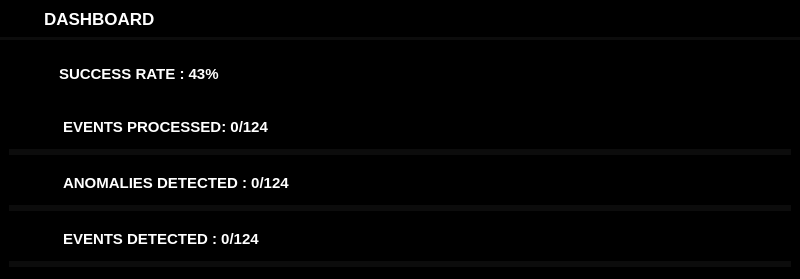
<?xml version="1.0" encoding="UTF-8"?>
<ui version="4.0">
 <class>MainWindow</class>
 <widget class="QMainWindow" name="MainWindow">
  <property name="geometry">
   <rect>
    <x>0</x>
    <y>0</y>
    <width>800</width>
    <height>279</height>
   </rect>
  </property>
  <property name="windowTitle">
   <string>MainWindow</string>
  </property>
  <property name="styleSheet">
   <string notr="true">background-color: black;
color: white;
Border: 0.5px solid white;

          </string>
  </property>
  <widget class="QWidget" name="centralwidget">
   <property name="styleSheet">
    <string notr="true">*{Border:0px}
QScrollBar:sub-page:vertical{background-color: #000000}
QScrollBar:add-page:vertical{background-color: #000000}
QScrollBar{background-color: #000000}
QScrollBar:sub-page:vertical{background-color: #000000} QScrollBar:add-page:vertical{background-color: #000000} QScrollBar{background-color: #000000}
QScrollBar::add-line:vertical { background-color: transparent}
QScrollBar::sub-line:vertical { background-color: transparent}
QScrollBar::handle:vertical {background-color: rgba(80, 80, 122, .25);}
QPushButton{color: gray}
QPushButton:hover{color: white}

QScrollBar:sub-page:horizontal{background-color: #000000}
QScrollBar:add-page:horizontal{background-color: #000000}
QScrollBar{background-color: #000000}
QScrollBar:sub-page:horizontal{background-color: #000000} QScrollBar:add-page:horizontal{background-color: #000000} QScrollBar{background-color: #000000}
QScrollBar::add-line:horizontal { background-color: transparent}
QScrollBar::sub-line:horizontal { background-color: transparent}
QScrollBar::handle:horizontal{background-color: rgba(80, 80, 122, .2);}

</string>
   </property>
   <layout class="QVBoxLayout" name="verticalLayout">
    <property name="spacing">
     <number>0</number>
    </property>
    <property name="leftMargin">
     <number>0</number>
    </property>
    <property name="topMargin">
     <number>0</number>
    </property>
    <property name="rightMargin">
     <number>0</number>
    </property>
    <property name="bottomMargin">
     <number>0</number>
    </property>
    <item>
     <widget class="QFrame" name="frame_2">
      <property name="maximumSize">
       <size>
        <width>16777215</width>
        <height>40</height>
       </size>
      </property>
      <property name="frameShape">
       <enum>QFrame::StyledPanel</enum>
      </property>
      <property name="frameShadow">
       <enum>QFrame::Raised</enum>
      </property>
      <layout class="QHBoxLayout" name="horizontalLayout">
       <property name="spacing">
        <number>0</number>
       </property>
       <property name="leftMargin">
        <number>0</number>
       </property>
       <property name="topMargin">
        <number>0</number>
       </property>
       <property name="rightMargin">
        <number>0</number>
       </property>
       <property name="bottomMargin">
        <number>0</number>
       </property>
       <item>
        <widget class="QPushButton" name="pushButton">
         <property name="sizePolicy">
          <sizepolicy hsizetype="Preferred" vsizetype="Preferred">
           <horstretch>0</horstretch>
           <verstretch>0</verstretch>
          </sizepolicy>
         </property>
         <property name="maximumSize">
          <size>
           <width>40</width>
           <height>16777215</height>
          </size>
         </property>
         <property name="styleSheet">
          <string notr="true">Border-Bottom: 3px solid rgba(255,255,255,0.05);
</string>
         </property>
         <property name="text">
          <string/>
         </property>
         <property name="icon">
          <iconset>
           <normaloff>icons/monitor.svg</normaloff>icons/monitor.svg</iconset>
         </property>
         <property name="iconSize">
          <size>
           <width>27</width>
           <height>27</height>
          </size>
         </property>
        </widget>
       </item>
       <item>
        <widget class="QLabel" name="label">
         <property name="font">
          <font>
           <pointsize>13</pointsize>
           <weight>75</weight>
           <bold>true</bold>
          </font>
         </property>
         <property name="styleSheet">
          <string notr="true">Border-Bottom: 3px solid rgba(255,255,255,0.05);
</string>
         </property>
         <property name="text">
          <string>DASHBOARD</string>
         </property>
         <property name="alignment">
          <set>Qt::AlignLeading|Qt::AlignLeft|Qt::AlignVCenter</set>
         </property>
        </widget>
       </item>
      </layout>
     </widget>
    </item>
    <item>
     <widget class="QFrame" name="frame">
      <property name="frameShape">
       <enum>QFrame::StyledPanel</enum>
      </property>
      <property name="frameShadow">
       <enum>QFrame::Raised</enum>
      </property>
      <layout class="QVBoxLayout" name="verticalLayout_2">
       <item>
        <widget class="QFrame" name="frame_6">
         <property name="maximumSize">
          <size>
           <width>16777215</width>
           <height>50</height>
          </size>
         </property>
         <property name="frameShape">
          <enum>QFrame::StyledPanel</enum>
         </property>
         <property name="frameShadow">
          <enum>QFrame::Raised</enum>
         </property>
         <layout class="QHBoxLayout" name="horizontalLayout_5">
          <property name="spacing">
           <number>0</number>
          </property>
          <property name="leftMargin">
           <number>0</number>
          </property>
          <property name="topMargin">
           <number>0</number>
          </property>
          <property name="rightMargin">
           <number>0</number>
          </property>
          <property name="bottomMargin">
           <number>0</number>
          </property>
          <item>
           <widget class="QPushButton" name="pushButton_5">
            <property name="sizePolicy">
             <sizepolicy hsizetype="Preferred" vsizetype="Preferred">
              <horstretch>0</horstretch>
              <verstretch>0</verstretch>
             </sizepolicy>
            </property>
            <property name="maximumSize">
             <size>
              <width>50</width>
              <height>16777215</height>
             </size>
            </property>
            <property name="text">
             <string/>
            </property>
            <property name="icon">
             <iconset>
              <normaloff>icons/sucess.svg</normaloff>icons/sucess.svg</iconset>
            </property>
            <property name="iconSize">
             <size>
              <width>23</width>
              <height>23</height>
             </size>
            </property>
           </widget>
          </item>
          <item>
           <widget class="QLabel" name="label_5">
            <property name="font">
             <font>
              <pointsize>11</pointsize>
              <weight>75</weight>
              <bold>true</bold>
             </font>
            </property>
            <property name="text">
             <string>SUCCESS RATE : 43%</string>
            </property>
           </widget>
          </item>
         </layout>
        </widget>
       </item>
       <item>
        <widget class="QFrame" name="frame_4">
         <property name="maximumSize">
          <size>
           <width>16777215</width>
           <height>50</height>
          </size>
         </property>
         <property name="styleSheet">
          <string notr="true">Border-Bottom: 3px solid rgba(255,255,255,0.05);
</string>
         </property>
         <property name="frameShape">
          <enum>QFrame::StyledPanel</enum>
         </property>
         <property name="frameShadow">
          <enum>QFrame::Raised</enum>
         </property>
         <layout class="QHBoxLayout" name="horizontalLayout_3">
          <property name="spacing">
           <number>0</number>
          </property>
          <property name="leftMargin">
           <number>0</number>
          </property>
          <property name="topMargin">
           <number>0</number>
          </property>
          <property name="rightMargin">
           <number>0</number>
          </property>
          <property name="bottomMargin">
           <number>0</number>
          </property>
          <item>
           <widget class="QPushButton" name="pushButton_3">
            <property name="sizePolicy">
             <sizepolicy hsizetype="Preferred" vsizetype="Preferred">
              <horstretch>0</horstretch>
              <verstretch>0</verstretch>
             </sizepolicy>
            </property>
            <property name="maximumSize">
             <size>
              <width>50</width>
              <height>16777215</height>
             </size>
            </property>
            <property name="text">
             <string/>
            </property>
            <property name="icon">
             <iconset>
              <normaloff>icons/process.svg</normaloff>icons/process.svg</iconset>
            </property>
            <property name="iconSize">
             <size>
              <width>23</width>
              <height>23</height>
             </size>
            </property>
           </widget>
          </item>
          <item>
           <widget class="QLabel" name="label_3">
            <property name="font">
             <font>
              <pointsize>11</pointsize>
              <weight>75</weight>
              <bold>true</bold>
             </font>
            </property>
            <property name="text">
             <string>EVENTS PROCESSED: 0/124</string>
            </property>
           </widget>
          </item>
         </layout>
        </widget>
       </item>
       <item>
        <widget class="QFrame" name="frame_5">
         <property name="minimumSize">
          <size>
           <width>0</width>
           <height>0</height>
          </size>
         </property>
         <property name="maximumSize">
          <size>
           <width>16777215</width>
           <height>50</height>
          </size>
         </property>
         <property name="styleSheet">
          <string notr="true">Border-Bottom: 3px solid rgba(255,255,255,0.05);
</string>
         </property>
         <property name="frameShape">
          <enum>QFrame::StyledPanel</enum>
         </property>
         <property name="frameShadow">
          <enum>QFrame::Raised</enum>
         </property>
         <layout class="QHBoxLayout" name="horizontalLayout_4">
          <property name="spacing">
           <number>0</number>
          </property>
          <property name="leftMargin">
           <number>0</number>
          </property>
          <property name="topMargin">
           <number>0</number>
          </property>
          <property name="rightMargin">
           <number>0</number>
          </property>
          <property name="bottomMargin">
           <number>0</number>
          </property>
          <item>
           <widget class="QPushButton" name="pushButton_4">
            <property name="sizePolicy">
             <sizepolicy hsizetype="Preferred" vsizetype="Preferred">
              <horstretch>0</horstretch>
              <verstretch>0</verstretch>
             </sizepolicy>
            </property>
            <property name="maximumSize">
             <size>
              <width>50</width>
              <height>16777215</height>
             </size>
            </property>
            <property name="text">
             <string/>
            </property>
            <property name="icon">
             <iconset>
              <normaloff>icons/error.svg</normaloff>icons/error.svg</iconset>
            </property>
            <property name="iconSize">
             <size>
              <width>23</width>
              <height>23</height>
             </size>
            </property>
           </widget>
          </item>
          <item>
           <widget class="QLabel" name="label_4">
            <property name="font">
             <font>
              <pointsize>11</pointsize>
              <weight>75</weight>
              <bold>true</bold>
             </font>
            </property>
            <property name="text">
             <string>ANOMALIES DETECTED : 0/124</string>
            </property>
           </widget>
          </item>
         </layout>
        </widget>
       </item>
       <item alignment="Qt::AlignTop">
        <widget class="QFrame" name="frame_3">
         <property name="minimumSize">
          <size>
           <width>0</width>
           <height>50</height>
          </size>
         </property>
         <property name="styleSheet">
          <string notr="true">Border-Bottom: 3px solid rgba(255,255,255,0.05);
</string>
         </property>
         <property name="frameShape">
          <enum>QFrame::StyledPanel</enum>
         </property>
         <property name="frameShadow">
          <enum>QFrame::Raised</enum>
         </property>
         <layout class="QHBoxLayout" name="horizontalLayout_2">
          <property name="spacing">
           <number>0</number>
          </property>
          <property name="leftMargin">
           <number>0</number>
          </property>
          <property name="topMargin">
           <number>0</number>
          </property>
          <property name="rightMargin">
           <number>0</number>
          </property>
          <property name="bottomMargin">
           <number>0</number>
          </property>
          <item>
           <widget class="QPushButton" name="pushButton_2">
            <property name="sizePolicy">
             <sizepolicy hsizetype="Preferred" vsizetype="Preferred">
              <horstretch>0</horstretch>
              <verstretch>0</verstretch>
             </sizepolicy>
            </property>
            <property name="maximumSize">
             <size>
              <width>50</width>
              <height>16777215</height>
             </size>
            </property>
            <property name="text">
             <string/>
            </property>
            <property name="icon">
             <iconset>
              <normaloff>icons/status.svg</normaloff>icons/status.svg</iconset>
            </property>
            <property name="iconSize">
             <size>
              <width>20</width>
              <height>20</height>
             </size>
            </property>
           </widget>
          </item>
          <item>
           <widget class="QLabel" name="label_2">
            <property name="font">
             <font>
              <pointsize>11</pointsize>
              <weight>75</weight>
              <bold>true</bold>
             </font>
            </property>
            <property name="styleSheet">
             <string notr="true"/>
            </property>
            <property name="text">
             <string>EVENTS DETECTED : 0/124</string>
            </property>
           </widget>
          </item>
         </layout>
        </widget>
       </item>
      </layout>
     </widget>
    </item>
   </layout>
  </widget>
 </widget>
 <resources/>
 <connections/>
</ui>
